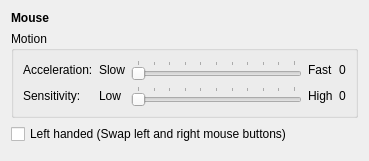
<?xml version="1.0" encoding="UTF-8"?>
<ui version="4.0">
 <class>MouseConfig</class>
 <widget class="QWidget" name="MouseConfig">
  <property name="geometry">
   <rect>
    <x>0</x>
    <y>0</y>
    <width>369</width>
    <height>161</height>
   </rect>
  </property>
  <property name="windowTitle">
   <string>Form</string>
  </property>
  <layout class="QVBoxLayout" name="verticalLayout">
   <item>
    <widget class="QLabel" name="label_43">
     <property name="text">
      <string>&lt;b&gt;Mouse&lt;/b&gt;</string>
     </property>
    </widget>
   </item>
   <item>
    <widget class="QGroupBox" name="groupBox_5">
     <property name="title">
      <string>Motion</string>
     </property>
     <layout class="QGridLayout" name="gridLayout_5">
      <item row="1" column="3">
       <widget class="QLabel" name="label_35">
        <property name="text">
         <string>High</string>
        </property>
       </widget>
      </item>
      <item row="0" column="3">
       <widget class="QLabel" name="label_36">
        <property name="text">
         <string>Fast</string>
        </property>
       </widget>
      </item>
      <item row="1" column="0">
       <widget class="QLabel" name="label_37">
        <property name="text">
         <string>Sensitivity:</string>
        </property>
       </widget>
      </item>
      <item row="1" column="1">
       <widget class="QLabel" name="label_38">
        <property name="text">
         <string>Low</string>
        </property>
       </widget>
      </item>
      <item row="1" column="2">
       <widget class="QSlider" name="mouseThreshold">
        <property name="minimum">
         <number>10</number>
        </property>
        <property name="maximum">
         <number>110</number>
        </property>
        <property name="singleStep">
         <number>10</number>
        </property>
        <property name="orientation">
         <enum>Qt::Horizontal</enum>
        </property>
        <property name="tickPosition">
         <enum>QSlider::TicksAbove</enum>
        </property>
       </widget>
      </item>
      <item row="0" column="0">
       <widget class="QLabel" name="label_39">
        <property name="text">
         <string>Acceleration:</string>
        </property>
       </widget>
      </item>
      <item row="0" column="2">
       <widget class="QSlider" name="mouseAccel">
        <property name="minimum">
         <number>10</number>
        </property>
        <property name="maximum">
         <number>110</number>
        </property>
        <property name="singleStep">
         <number>10</number>
        </property>
        <property name="orientation">
         <enum>Qt::Horizontal</enum>
        </property>
        <property name="tickPosition">
         <enum>QSlider::TicksAbove</enum>
        </property>
       </widget>
      </item>
      <item row="0" column="1">
       <widget class="QLabel" name="label_40">
        <property name="text">
         <string>Slow</string>
        </property>
       </widget>
      </item>
      <item row="0" column="4">
       <widget class="QLabel" name="label_41">
        <property name="text">
         <string>0</string>
        </property>
       </widget>
      </item>
      <item row="1" column="4">
       <widget class="QLabel" name="label_42">
        <property name="text">
         <string>0</string>
        </property>
       </widget>
      </item>
     </layout>
    </widget>
   </item>
   <item>
    <widget class="QCheckBox" name="mouseLeftHanded">
     <property name="text">
      <string>Left handed (Swap left and right mouse buttons)</string>
     </property>
    </widget>
   </item>
   <item>
    <spacer name="verticalSpacer_5">
     <property name="orientation">
      <enum>Qt::Vertical</enum>
     </property>
     <property name="sizeHint" stdset="0">
      <size>
       <width>20</width>
       <height>40</height>
      </size>
     </property>
    </spacer>
   </item>
  </layout>
 </widget>
 <resources/>
 <connections>
  <connection>
   <sender>mouseAccel</sender>
   <signal>valueChanged(int)</signal>
   <receiver>label_41</receiver>
   <slot>setNum(int)</slot>
   <hints>
    <hint type="sourcelabel">
     <x>175</x>
     <y>74</y>
    </hint>
    <hint type="destinationlabel">
     <x>342</x>
     <y>73</y>
    </hint>
   </hints>
  </connection>
  <connection>
   <sender>mouseThreshold</sender>
   <signal>valueChanged(int)</signal>
   <receiver>label_42</receiver>
   <slot>setNum(int)</slot>
   <hints>
    <hint type="sourcelabel">
     <x>191</x>
     <y>95</y>
    </hint>
    <hint type="destinationlabel">
     <x>347</x>
     <y>95</y>
    </hint>
   </hints>
  </connection>
 </connections>
</ui>
